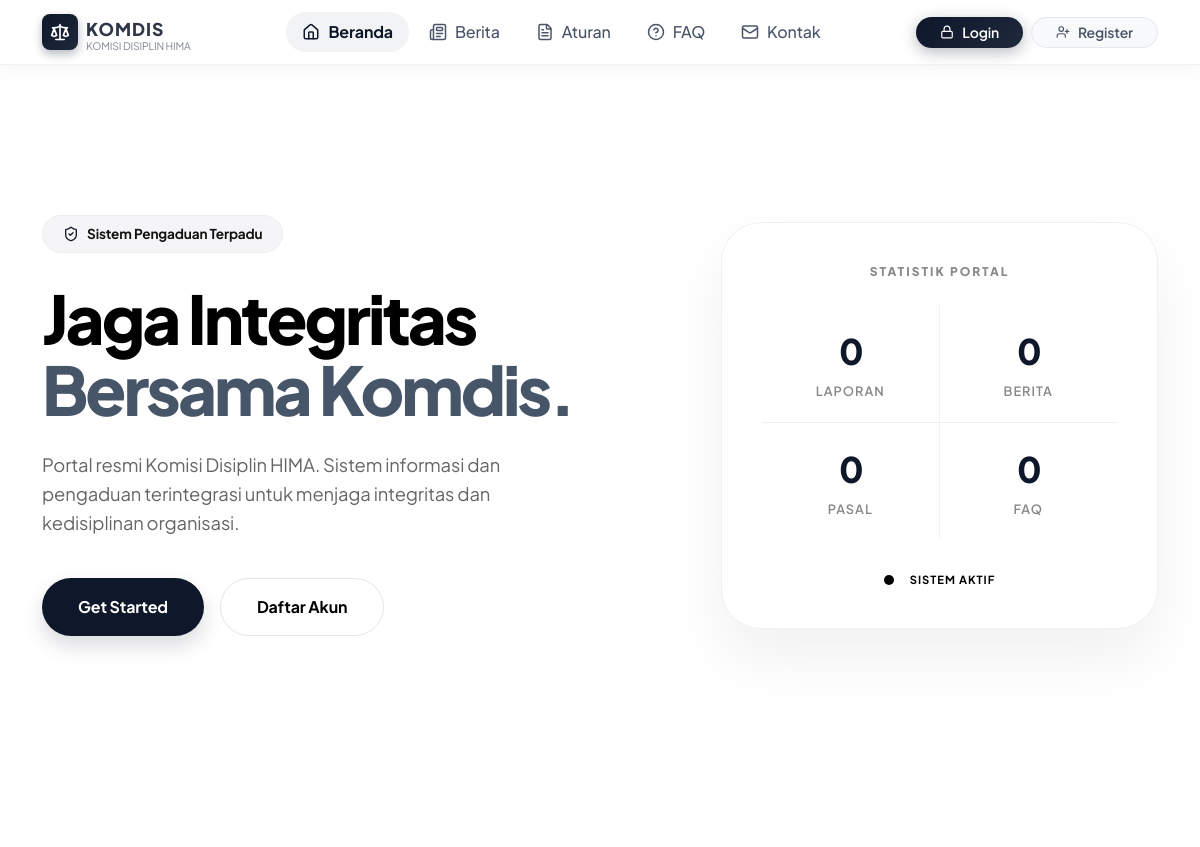
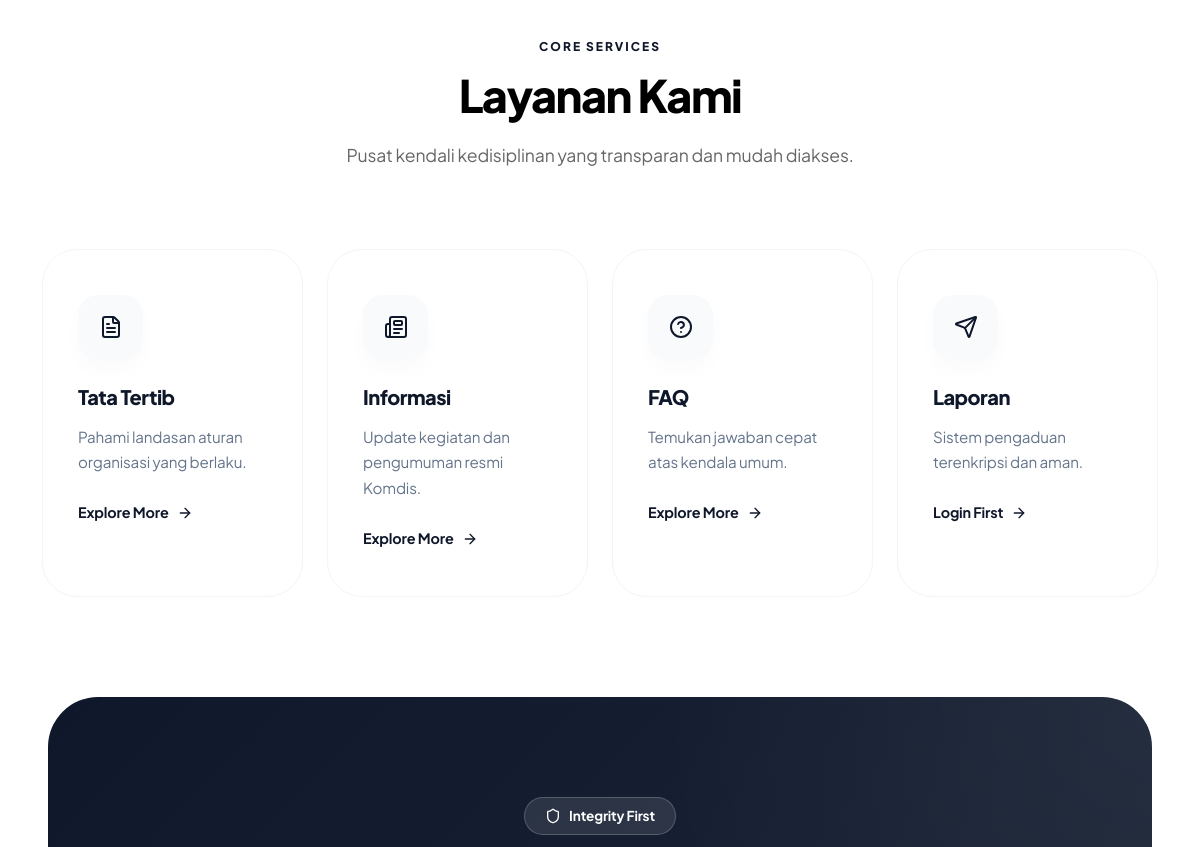
The page /guest/home.php (upper part) on the database as committed earlier (2 pictures, top to bottom).
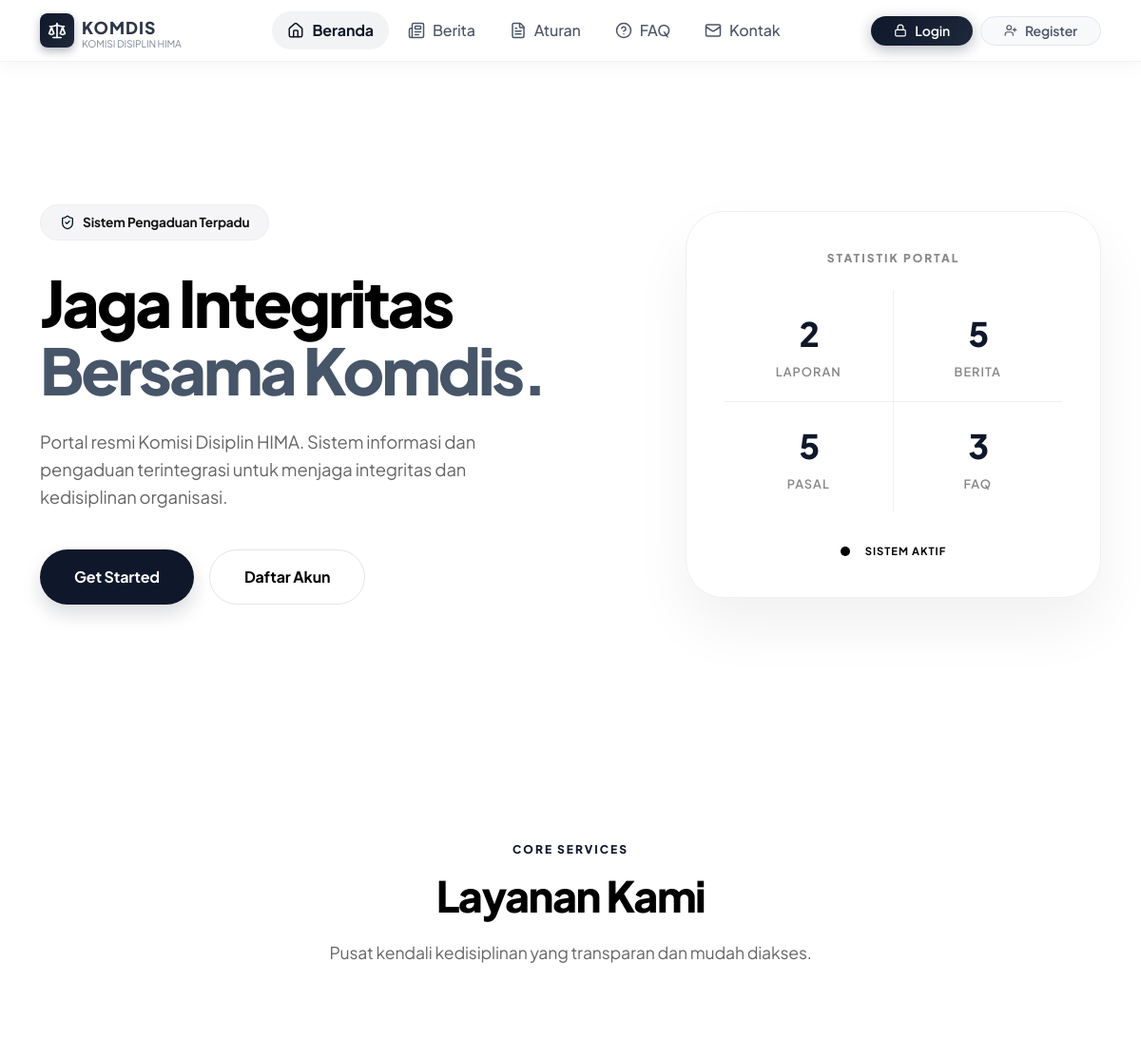
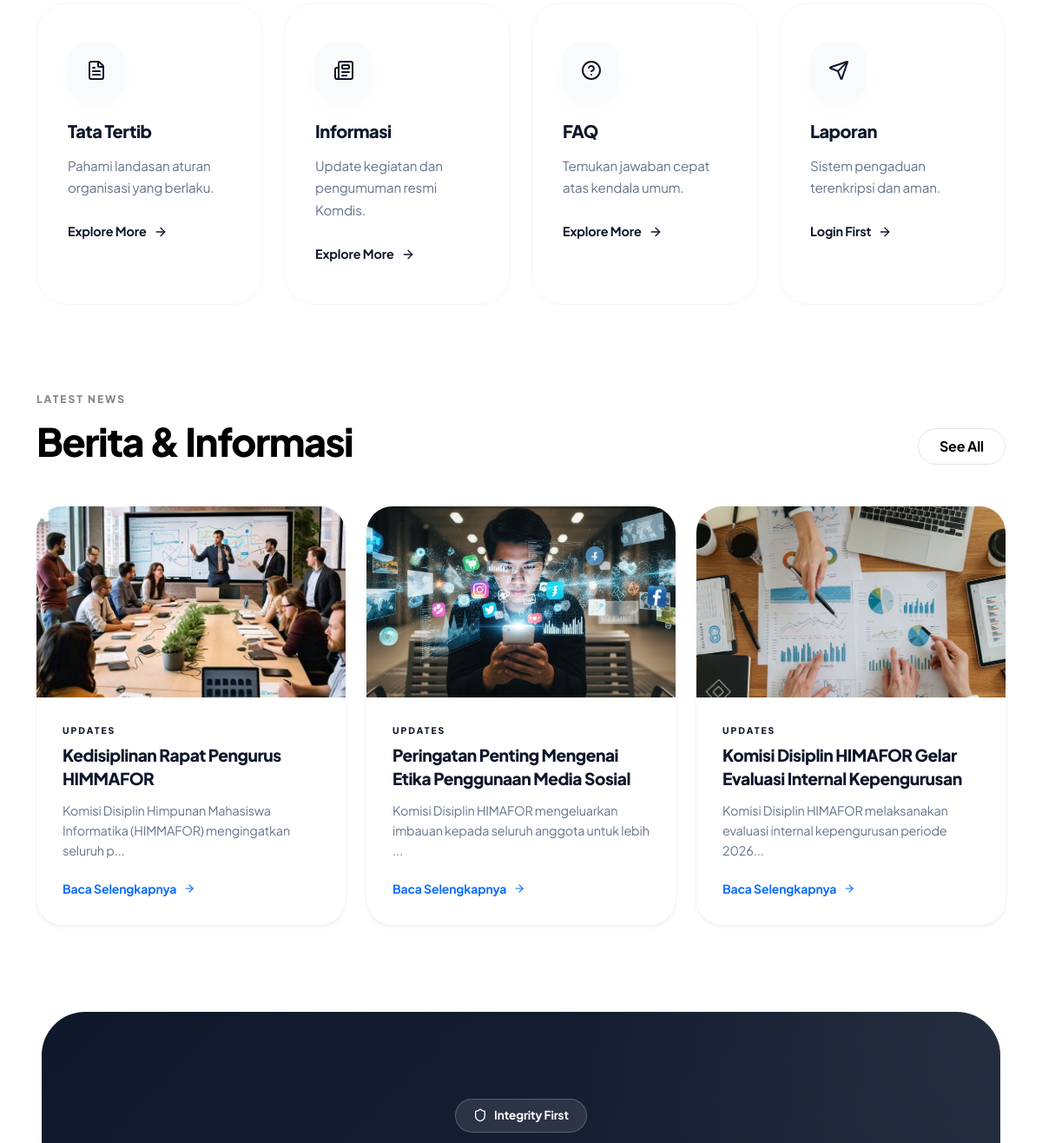
The same page on the database as committed later (2 pictures, top to bottom).
### tables this page shows
CREATE TABLE `berita` (
  `id` int NOT NULL,
  `judul` varchar(255) NOT NULL,
  `isi` text NOT NULL,
  `thumbnail` varchar(255) DEFAULT '',
  `created_at` timestamp NOT NULL DEFAULT CURRENT_TIMESTAMP
);

### guest/home.php (the view, shortened to what the changed rows need)
<?php
include '../config/koneksi.php';
?>
<!DOCTYPE html>
<html lang="id">
<head>
    <link href="../assets/css/bootstrap.min.css" rel="stylesheet">
</head>
<body>
    <section class="hero">
        <div class="container position-relative">
            <div class="row align-items-center g-5">
                <div class="col-lg-7">
                    <h1 class="hero-title">
                        Jaga Integritas<span>Bersama Komdis.</span>
                    </h1>
                </div>
                <div class="col-lg-5">
                    <div class="hero-card-float">
                        <div class="row g-0">
                            <div class="col-6 stat-item"
                                style="border-right:1px solid #f0f0f0; border-bottom:1px solid #f0f0f0;">
                                <?php
                                $jml_laporan = 0;
                                try {
                                    $jml_laporan = @mysqli_fetch_row(mysqli_query($conn, "SELECT COUNT(*) FROM laporan"))[0] ?? 0;
                                } catch (Exception $e) {
                                }
                                ?>
                                <div class="num"><span><?= $jml_laporan ?></span></div>
                            </div>
                            <div class="col-6 stat-item" style="border-bottom:1px solid #f0f0f0;">
                                <?php
                                $jml_berita = 0;
                                try {
                                    $jml_berita = @mysqli_fetch_row(mysqli_query($conn, "SELECT COUNT(*) FROM berita"))[0] ?? 0;
                                } catch (Exception $e) {
                                }
                                ?>
                                <div class="num"><span><?= $jml_berita ?></span></div>
                            </div>
                            <div class="col-6 stat-item" style="border-right:1px solid #f0f0f0;">
                                <?php
                                $jml_aturan = 0;
                                try {
                                    $jml_aturan = @mysqli_fetch_row(mysqli_query($conn, "SELECT COUNT(*) FROM aturan"))[0] ?? 0;
                                } catch (Exception $e) {
                                }
                                ?>
                                <div class="num"><span><?= $jml_aturan ?></span></div>
                            </div>
                            <div class="col-6 stat-item">
                                <?php
                                $jml_faq = 0;
                                try {
                                    $jml_faq = @mysqli_fetch_row(mysqli_query($conn, "SELECT COUNT(*) FROM faq"))[0] ?? 0;
                                } catch (Exception $e) {
                                }
                                ?>
                                <div class="num"><span><?= $jml_faq ?></span></div>
                            </div>
                        </div>
                    </div>
                </div>
            </div>
        </div>
    </section>
    <section class="section">
        <div class="container">
            <div class="text-center mb-5 pb-3">
                <h2 class="section-title">Layanan Kami</h2>
            </div>
        </div>
    </section>
    <?php
    $berita_list = false;
    try {
        $berita_list = mysqli_query($conn, "SELECT * FROM berita ORDER BY id DESC LIMIT 3");
    } catch (Exception $e) {
    }
    if ($berita_list && mysqli_num_rows($berita_list) > 0):
        ?>
        <section class="section pt-0">
            <div class="container">
                <div class="d-flex justify-content-between align-items-end mb-5 flex-wrap gap-3">
                    <div>
                        <div class="section-label">Latest News</div>
                        <h2 class="section-title mb-0">Berita & Informasi</h2>
                    </div>
                    <a href="berita.php" class="btn-hero-secondary py-2 px-4">See All</a>
                </div>
                <div class="row g-4">
                    <?php while ($b = mysqli_fetch_assoc($berita_list)): ?>
                        <div class="col-md-4">
                            <div class="news-card border-0 shadow-sm">
                                <?php if (!empty($b['thumbnail'])): ?>
                                    <div class="overflow-hidden">
                                        <img src="../assets/upload/berita/<?= htmlspecialchars($b['thumbnail']) ?>"
                                            alt="<?= htmlspecialchars($b['judul']) ?>">
                                    </div>
                                <?php else: ?>
                                    <div class="news-no-img"><i data-lucide="newspaper" class="text-muted" style="width: 48px; height: 48px;"></i></div>
                                <?php endif; ?>
                                <div class="card-body">
                                    <span class="section-label mb-2 d-block" style="font-size: 0.65rem; color: #0f172a;">Updates</span>
                                    <h6><?= htmlspecialchars($b['judul']) ?></h6>
                                    <p><?= htmlspecialchars(substr(strip_tags($b['isi']), 0, 80)) ?>...</p>
                                    <a href="detail_berita.php?id=<?= $b['id'] ?>"
                                        class="fw-bold text-navy text-decoration-none small d-flex align-items-center gap-2">Baca Selengkapnya <i data-lucide="arrow-right" style="width: 14px;"></i></a>
                                </div>
                            </div>
                        </div>
                    <?php endwhile; ?>
                </div>
            </div>
        </section>
    <?php endif; ?>
</body>
</html>

Rows that differ between the two databases and show on the page:
added berita: thumbnail (picture), judul "Kedisiplinan Rapat Pengurus HIMMAFOR", isi "Komisi Disiplin Himpunan Mahasiswa Informatika (HIMMAFOR) mengingatkan seluruh p"
added berita: thumbnail (picture), judul "Peringatan Penting Mengenai Etika Penggunaan Media Sosial", isi "Komisi Disiplin HIMAFOR mengeluarkan imbauan kepada seluruh anggota untuk lebih"
added berita: thumbnail (picture), judul "Komisi Disiplin HIMAFOR Gelar Evaluasi Internal Kepengurusan", isi "Komisi Disiplin HIMAFOR melaksanakan evaluasi internal kepengurusan periode 2026"
Other text that changed with them:
$jml_laporan: "0" → "2"
$jml_berita: "0" → "5"
$jml_aturan: "0" → "5"
$jml_faq: "0" → "3"
text now shown: "LATEST NEWS Berita & Informasi See All"
